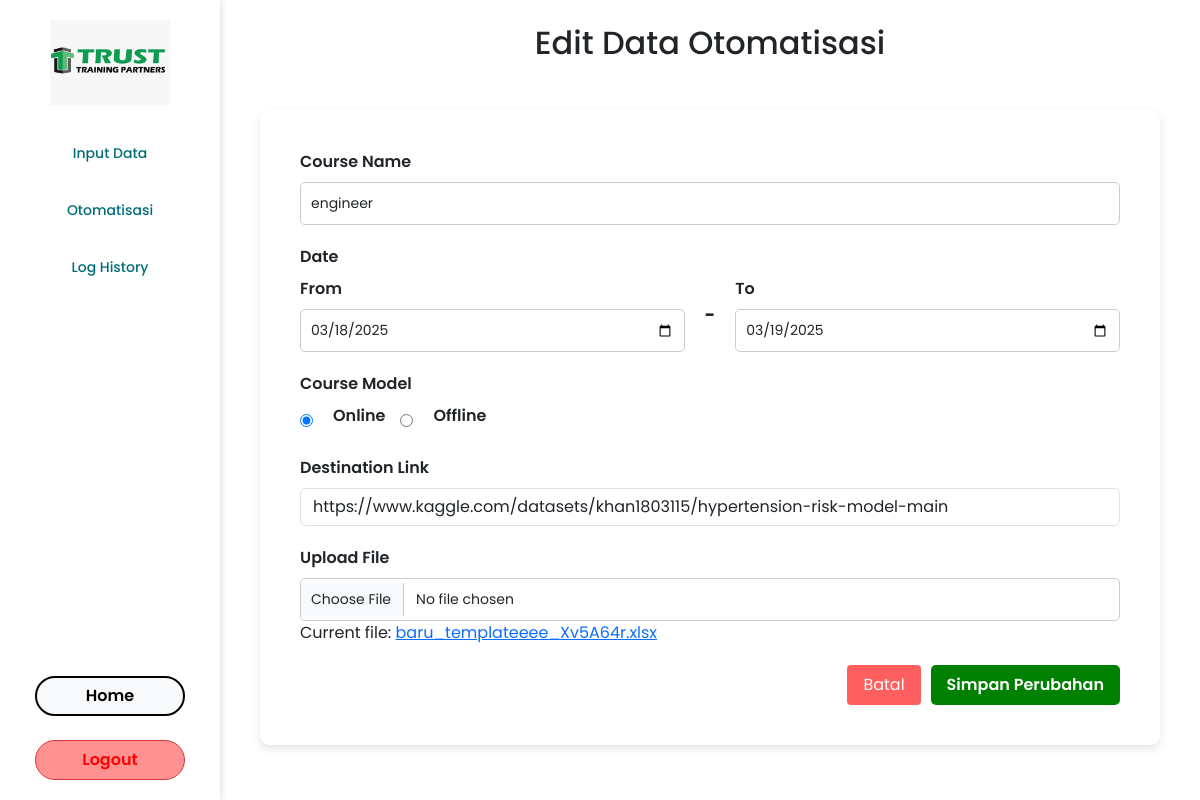
/otomatisasi/edit/44/ (signed in), run on the app's committed database.
### automation/models.py (models this page shows, shortened)
class UploadedFile(models.Model):
    course_name = models.CharField(max_length=255)
    start_date = models.DateField()
    end_date = models.DateField()
    course_model = models.CharField(max_length=255)
    destination = models.CharField(max_length=255)
    file = models.FileField(upload_to="uploads/")  # Simpan di uploads/
    uploaded_at = models.DateTimeField(auto_now_add=True)

### automation/views.py (the view)
# urls.py: path("otomatisasi/edit/<int:id>/", automation.edit_otomatisasi, name="edit_otomatisasi"),
@login_required(login_url='login')
def edit_otomatisasi(request, id):
    file_obj = get_object_or_404(UploadedFile, pk=id)
    if request.method == 'POST':
        form = OtomatisasiForm(request.POST, request.FILES, instance=file_obj)
        if form.is_valid():
            form.save()
            return redirect('otomatisasi')  # Ubah 'otomatisasi_list' dengan URL name yang sesuai
    else:
        form = OtomatisasiForm(instance=file_obj)
    return render(request, 'edit_otomatisasi.html', {'form': form, 'file_obj': file_obj})

### automation/forms.py (shortened to what this page needs)
class OtomatisasiForm(forms.ModelForm):
    class Meta:
        model = UploadedFile
        fields = ['course_name', 'start_date', 'end_date', 'course_model', 'destination', 'file']

### automation/templates/edit_otomatisasi.html (shortened to what this page needs)
{% extends 'base.html' %}
{% load static %}
{% block extra_css %}
<link rel="stylesheet" type="text/css" href="{% static 'style/input_data.css' %}">
{% endblock %}
{% block content %}
<h2 class="page-title text-center mt-4">Edit Data Otomatisasi</h2>
<div class="container form-container">
    <form method="post" enctype="multipart/form-data">
        <div class="form-group">
            <label for="course_name">Course Name</label>
            <input type="text" id="course_name" name="course_name" class="form-control" value="{{ form.course_name.value|default_if_none:'' }}">
        </div>
        <div class="form-group date-group">
            <label>Date</label>
            <div class="date-inputs">
                <div>
                    <label for="start_date">From</label>
                    <input type="date" id="start_date" name="start_date" class="form-control"
                           value="{{ file_obj.start_date|date:'Y-m-d' }}">
                </div>
                <span class="date-separator">-</span>
                <div>
                    <label for="end_date">To</label>
                    <input type="date" id="end_date" name="end_date" class="form-control"
                           value="{{ file_obj.end_date|date:'Y-m-d' }}">
                </div>
            </div>
        </div>
        <div class="form-group">
            <label>Course Model</label>
            <div class="radio-group">
                <input type="radio" id="online" name="course_model" value="Online" {% if form.course_model.value == "Online" %}checked{% endif %}>
                <label for="online">Online</label>
                <input type="radio" id="offline" name="course_model" value="Offline" {% if form.course_model.value == "Offline" %}checked{% endif %}>
                <label for="offline">Offline</label>
            </div>
        </div>
        <div class="form-group">
            <label for="destination">Destination Link</label>
            <input type="url" id="destination" name="destination" class="form-control" placeholder="Enter destination URL" value="{{ form.destination.value|default_if_none:'' }}">
        </div>
        <div class="form-group">
            <label for="file">Upload File</label>
            <input type="file" id="file" name="file" accept=".csv, .xls, .xlsx" class="form-control file-upload">
            {% if file_obj.file %}
            <p>Current file: <a href="{{ file_obj.file.url }}" download>{{ file_obj.file.name }}</a></p>
            {% endif %}
        </div>
        <div style="display: flex; gap: 10px; justify-content: flex-end; margin-top: 1rem;">
            <a href="{% url 'otomatisasi' %}"
            style="
                background-color: #ff5f5f;
                color: white;
                text-decoration: none;
                padding: 0.5rem 1rem;
                border-radius: 4px;
            ">
            Batal
            </a>
            <button type="submit" class="btn-submit" style="padding: 0.5rem 1rem;"
                    onclick="return confirm('Apakah Anda yakin ingin menyimpan perubahan?')">
                Simpan Perubahan
            </button>
        </div>
    </form>
</div>
{% endblock %}

### automation/static/style/base.css (style rules this page uses)
* { box-sizing: border-box; }
body { display: flex; height: 100vh; margin: 0; font-family: 'Poppins', sans-serif; }

### automation/static/style/input_data.css (style rules this page uses)
.form-container { flex: 1; display: flex; justify-content: center; align-items: center; padding: 40px; }
form { background-color: white; padding: 40px; border-radius: 10px; box-shadow: 0px 4px 10px rgba(0, 0, 0, 0.1); width: 80%; min-width: 900px; }
.form-group { margin-bottom: 20px; }
label { font-size: 16px; font-weight: 600; display: block; margin-bottom: 8px; }
input[type="text"], input[type="date"], select, input[type="file"] { width: 100%; padding: 10px; border: 1px solid #ccc; border-radius: 5px; font-size: 14px; }
.date-group { display: flex; flex-direction: column; }
.date-inputs { display: flex; align-items: center; gap: 20px; }
.date-inputs div { flex: 1; }
.date-separator { font-size: 18px; font-weight: bold; }
.radio-group { display: flex; align-items: center; gap: 15px; }
input[type="radio"] { margin-right: 5px; }
.file-upload { padding: 8px; cursor: pointer; }
.btn-submit { background-color: #008000; color: white; font-weight: 600; padding: 12px 20px; border: none; border-radius: 5px; cursor: pointer; float: right; }

### data on the page
UploadedFile: course_name "engineer", start_date "03/18/2025", end_date "03/19/2025", course_model "☑ Online", course_model "☐ Offline", destination "https://www.kaggle.com/datasets/khan1803115/hypertension-risk-model-main", file.name "baru_templateeee_Xv5A64r.xlsx"
